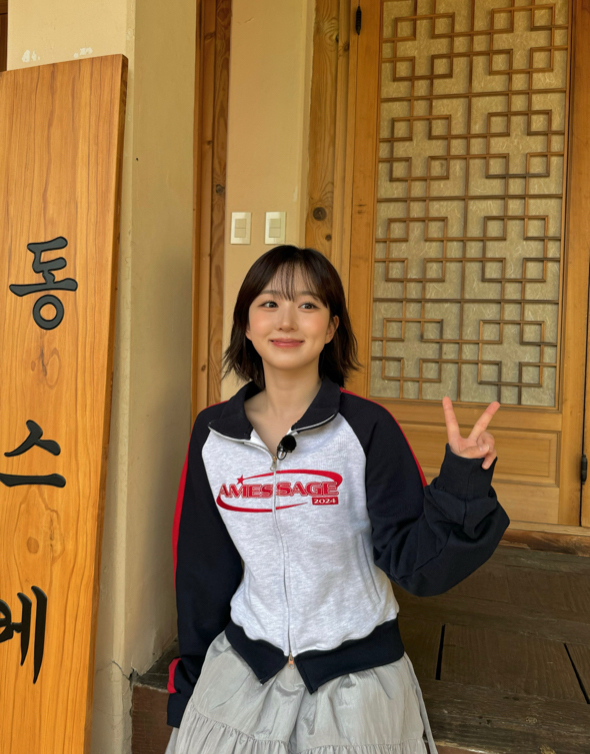
#> input picture test_img/1.jpg, 590 x 754 px
$ python -i sketch.py   (imports and definitions only)
#> lines starting #> are read from the running program, lines starting #| are printed output that depends on the picture
#> further down, picture is the input picture: shape (754, 590, 3); mean B, G, R 69.8, 112.1, 144.9
import cv2


def apply_sketch(image):
    # Convert to grayscale
    gray = cv2.cvtColor(image, cv2.COLOR_BGR2GRAY)
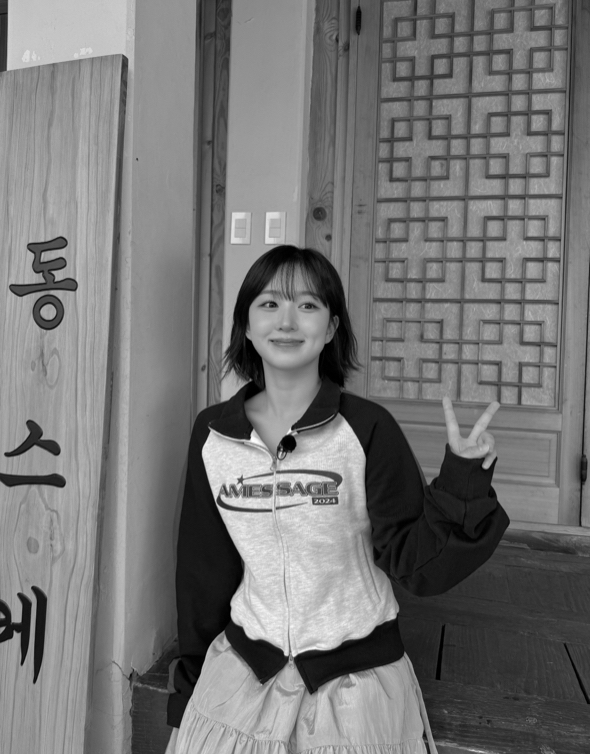
#> gray: shape (754, 590); min 0, max 254, mean 117.1

    # Invert the grayscale image
    inverted = cv2.bitwise_not(gray)
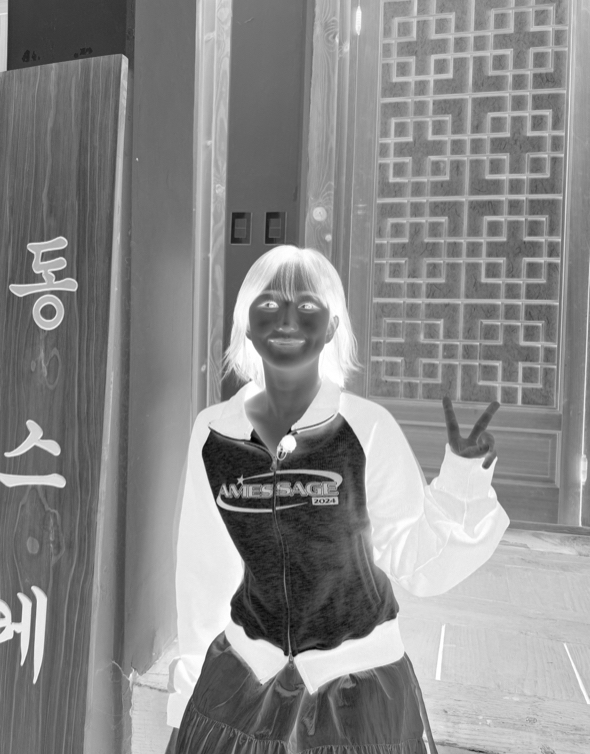
#> inverted: shape (754, 590); min 1, max 255, mean 137.9

    # Apply Gaussian blur
    blurred = cv2.GaussianBlur(inverted, (21, 21), 0)
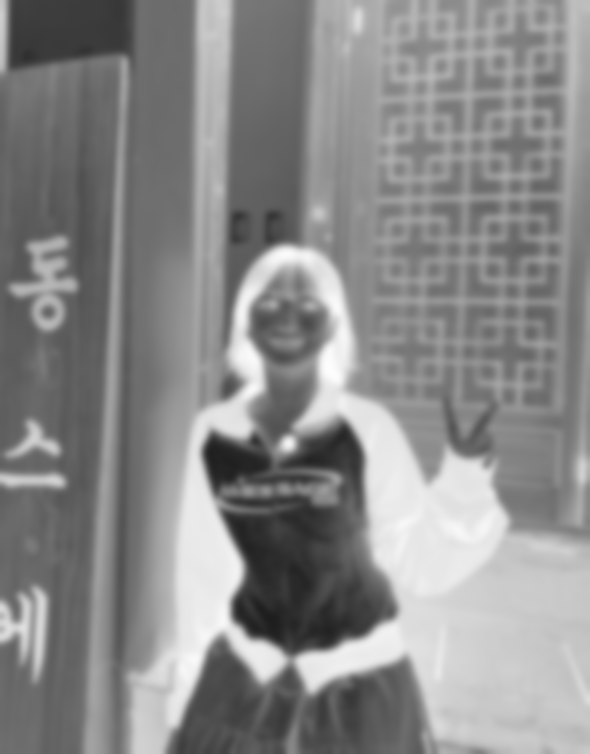
#> blurred: shape (754, 590); min 29, max 253, mean 137.9

    # Create the pencil sketch effect
    sketch = cv2.divide(gray, 255 - blurred, scale=256)
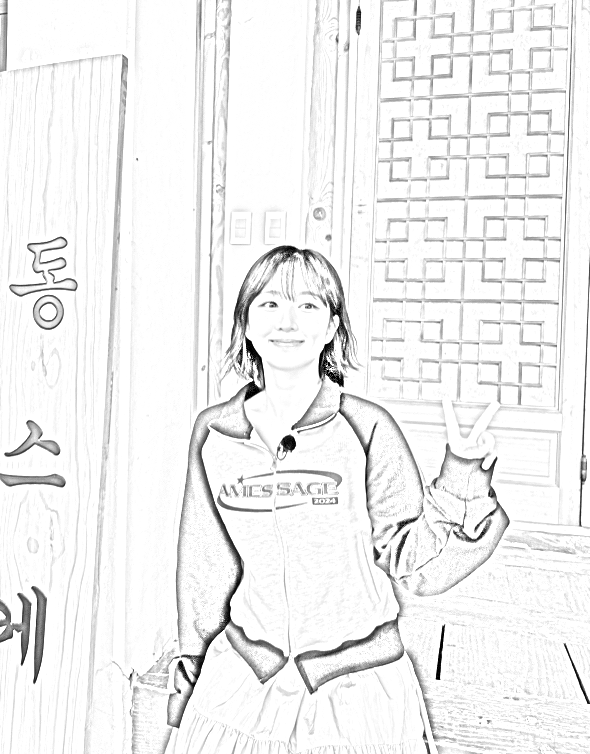
#> sketch: shape (754, 590); min 0, max 255, mean 240.5

    return sketch

>>> import cv2
>>> picture = cv2.imread('../../test_img/1.jpg')
>>> result = apply_sketch(picture)

$ run again, on test_img/1722268021445.jpg
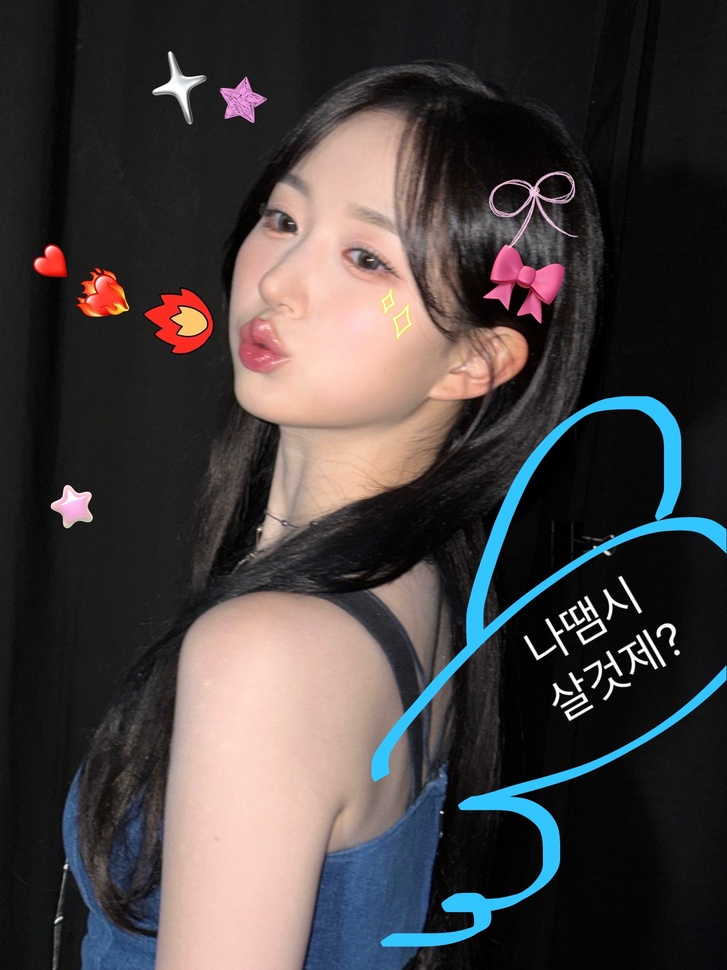
#> input picture test_img/1722268021445.jpg, 727 x 970 px, shrunk from 3023 x 4032 before the run
#> picture is the input picture: shape (970, 727, 3); mean B, G, R 63.3, 63, 68.8
#> in apply_sketch, `blurred = cv2.GaussianBlur(inverted, (21, 21), 0)`:
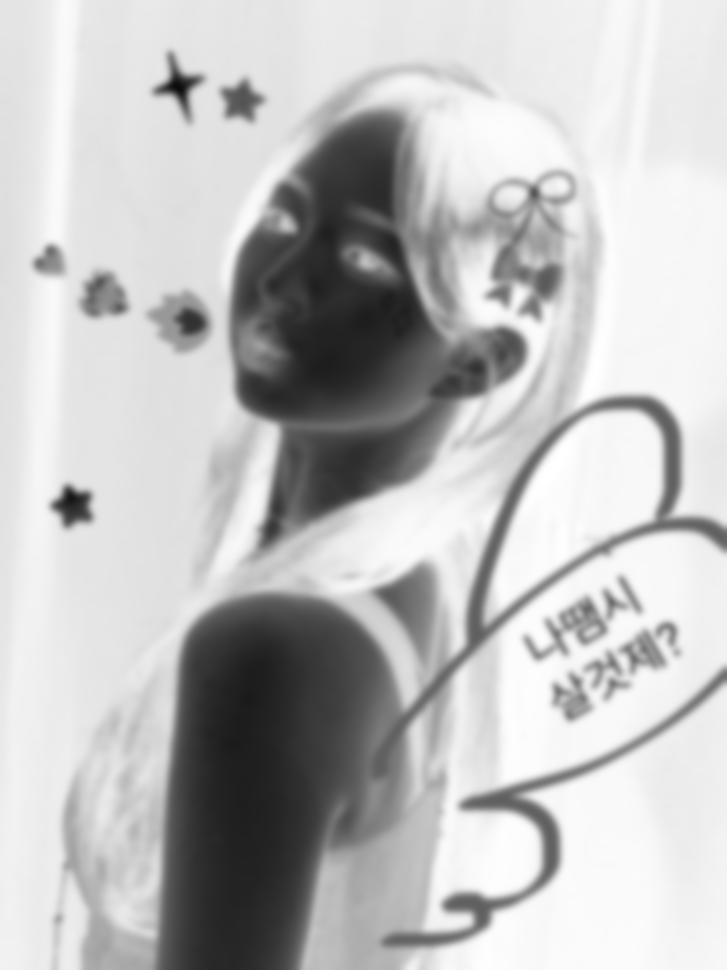
#> blurred: shape (970, 727); min 11, max 255, mean 190.2
#> in apply_sketch, `sketch = cv2.divide(gray, 255 - blurred, scale=256)`:
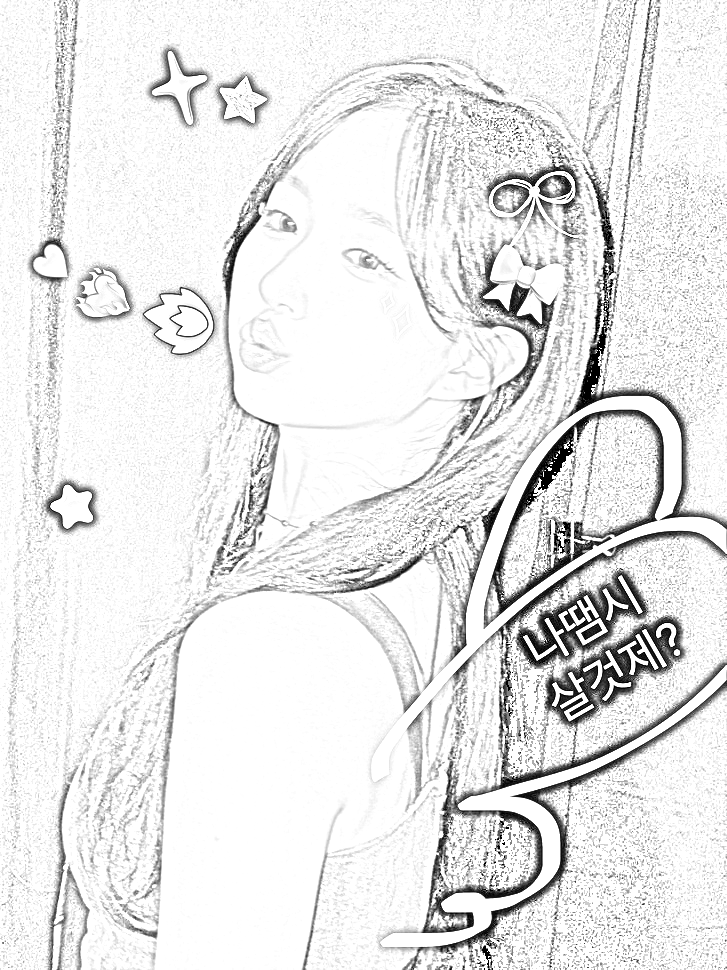
#> sketch: shape (970, 727); min 0, max 255, mean 231.5

$ run again, on test_img/1725119345858.jpg
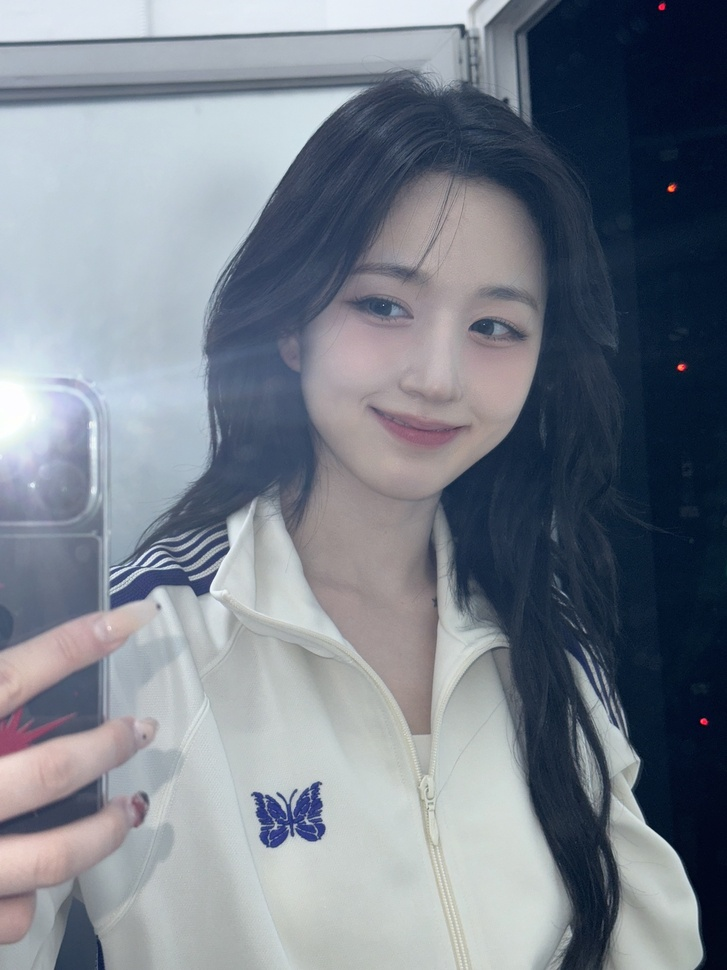
#> input picture test_img/1725119345858.jpg, 727 x 970 px, shrunk from 2160 x 2880 before the run
#> picture is the input picture: shape (970, 727, 3); mean B, G, R 139.8, 129, 121.5
#> in apply_sketch, `blurred = cv2.GaussianBlur(inverted, (21, 21), 0)`:
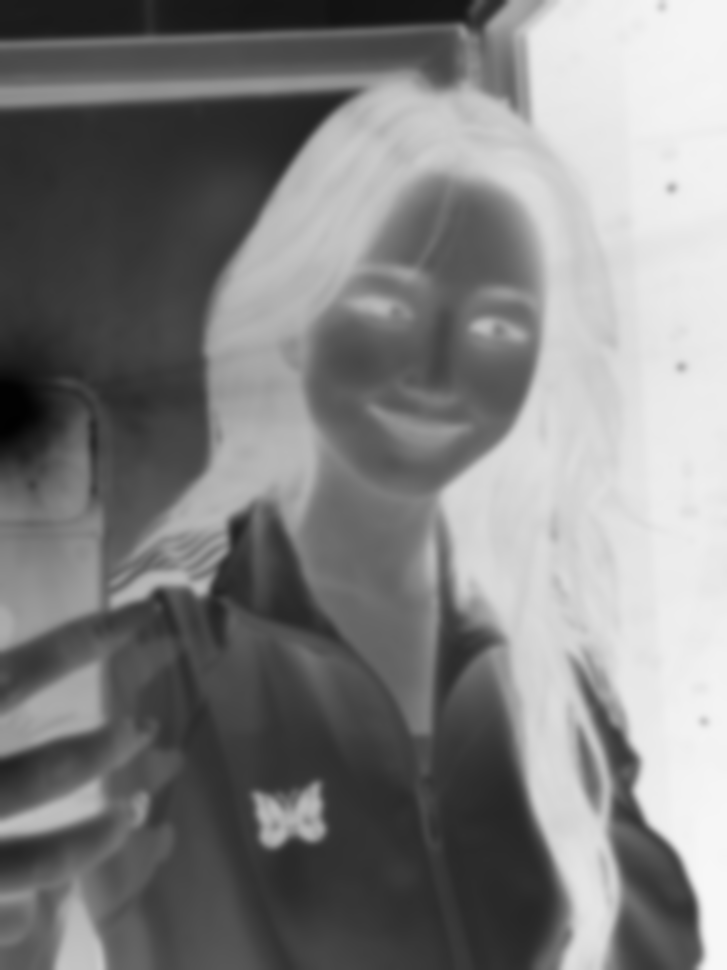
#> blurred: shape (970, 727); min 1, max 247, mean 127
#> in apply_sketch, `sketch = cv2.divide(gray, 255 - blurred, scale=256)`:
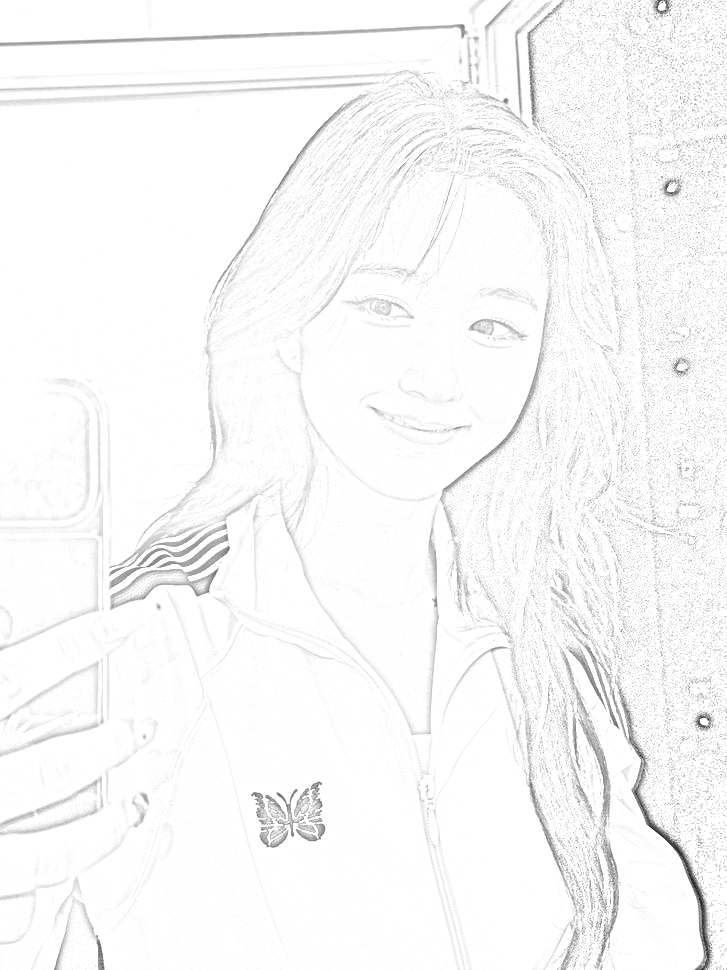
#> sketch: shape (970, 727); min 24, max 255, mean 248.4
